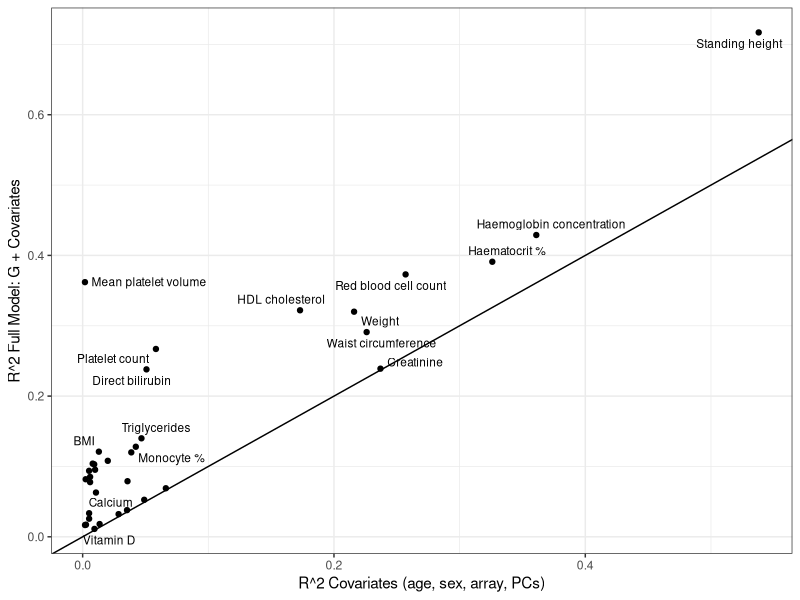

The R script that drew this image:
## ---- chunk 1
knitr::opts_chunk$set(echo = TRUE)
## ---- chunk 2
library(tidyverse)
library(ggrepel)
## ---- chunk 3
quant_genetics_r2 <- read_csv("./QTraits_R2_Ukbiobank.csv", skip = 1)
quant_genetics_r2 <- quant_genetics_r2 |> filter(!is.na(NHANES))
p <- ggplot(quant_genetics_r2, aes(`Covariates-only model`, `Full model`, label=`Trait Name`))
p <- p + geom_point() + theme_bw() + ylab("R^2 Full Model: G + Covariates") + xlab("R^2 Covariates (age, sex, array, PCs)") + geom_abline() +geom_text_repel(size=3)
p

quant_genetics_r2 |> summarize(m_r2 = median(`Delta(Full, covariates-only)`), 
                                             q25=quantile(`Delta(Full, covariates-only)`, probs=c(.25)), 
                                             q75=quantile(`Delta(Full, covariates-only)`, probs=c(.75)),
                                            qmax=quantile(`Delta(Full, covariates-only)`, probs=c(1)),
                                             )

